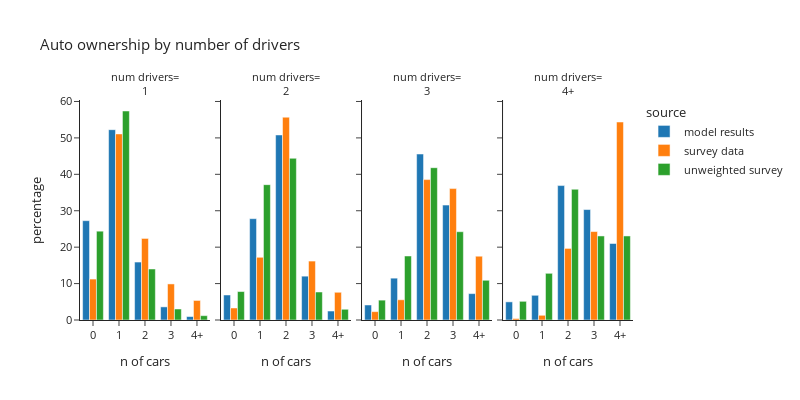

The notebook cell this image was saved under:
### Code cell
plot_auto(hh_data.loc[hh_data['num_drivers_simple']!="0"],'num_drivers_simple','number of drivers','num drivers')

### Figure 1 — Plotly figure (JSON) as saved in the notebook; plotly's stock layout.template omitted (floating-point values rounded to 4 significant figures)
{"data": [{"alignmentgroup": "True", "hovertemplate": "source=model results<br>num_drivers_simple=1<br>auto_ownership_simple=%{x}<br>percentage=%{y}<extra></extra>", "legendgroup": "model results", "marker": {"color": "#1F77B4", "pattern": {"shape": ""}}, "name": "model results", "offsetgroup": "model results", "orientation": "v", "showlegend": true, "textposition": "auto", "type": "bar", "x": ["0", "1", "2", "3", "4+"], "xaxis": "x", "y": [27.27, 52.26, 15.91, 3.605, 0.9454], "yaxis": "y"}, {"alignmentgroup": "True", "hovertemplate": "source=model results<br>num_drivers_simple=2<br>auto_ownership_simple=%{x}<br>percentage=%{y}<extra></extra>", "legendgroup": "model results", "marker": {"color": "#1F77B4", "pattern": {"shape": ""}}, "name": "model results", "offsetgroup": "model results", "orientation": "v", "showlegend": false, "textposition": "auto", "type": "bar", "x": ["0", "1", "2", "3", "4+"], "xaxis": "x2", "y": [6.873, 27.82, 50.81, 12.04, 2.462], "yaxis": "y2"}, {"alignmentgroup": "True", "hovertemplate": "source=model results<br>num_drivers_simple=3<br>auto_ownership_simple=%{x}<br>percentage=%{y}<extra></extra>", "legendgroup": "model results", "marker": {"color": "#1F77B4", "pattern": {"shape": ""}}, "name": "model results", "offsetgroup": "model results", "orientation": "v", "showlegend": false, "textposition": "auto", "type": "bar", "x": ["0", "1", "2", "3", "4+"], "xaxis": "x3", "y": [4.126, 11.49, 45.58, 31.56, 7.246], "yaxis": "y3"}, {"alignmentgroup": "True", "hovertemplate": "source=model results<br>num_drivers_simple=4+<br>auto_ownership_simple=%{x}<br>percentage=%{y}<extra></extra>", "legendgroup": "model results", "marker": {"color": "#1F77B4", "pattern": {"shape": ""}}, "name": "model results", "offsetgroup": "model results", "orientation": "v", "showlegend": false, "textposition": "auto", "type": "bar", "x": ["0", "1", "2", "3", "4+"], "xaxis": "x4", "y": [4.977, 6.782, 36.91, 30.32, 21.0], "yaxis": "y4"}, {"alignmentgroup": "True", "hovertemplate": "source=survey data<br>num_drivers_simple=1<br>auto_ownership_simple=%{x}<br>percentage=%{y}<extra></extra>", "legendgroup": "survey data", "marker": {"color": "#FF7F0E", "pattern": {"shape": ""}}, "name": "survey data", "offsetgroup": "survey data", "orientation": "v", "showlegend": true, "textposition": "auto", "type": "bar", "x": ["0", "1", "2", "3", "4+"], "xaxis": "x", "y": [11.24, 51.09, 22.39, 9.905, 5.365], "yaxis": "y"}, {"alignmentgroup": "True", "hovertemplate": "source=survey data<br>num_drivers_simple=2<br>auto_ownership_simple=%{x}<br>percentage=%{y}<extra></extra>", "legendgroup": "survey data", "marker": {"color": "#FF7F0E", "pattern": {"shape": ""}}, "name": "survey data", "offsetgroup": "survey data", "orientation": "v", "showlegend": false, "textposition": "auto", "type": "bar", "x": ["0", "1", "2", "3", "4+"], "xaxis": "x2", "y": [3.302, 17.22, 55.69, 16.18, 7.61], "yaxis": "y2"}, {"alignmentgroup": "True", "hovertemplate": "source=survey data<br>num_drivers_simple=3<br>auto_ownership_simple=%{x}<br>percentage=%{y}<extra></extra>", "legendgroup": "survey data", "marker": {"color": "#FF7F0E", "pattern": {"shape": ""}}, "name": "survey data", "offsetgroup": "survey data", "orientation": "v", "showlegend": false, "textposition": "auto", "type": "bar", "x": ["0", "1", "2", "3", "4+"], "xaxis": "x3", "y": [2.295, 5.552, 38.55, 36.09, 17.51], "yaxis": "y3"}, {"alignmentgroup": "True", "hovertemplate": "source=survey data<br>num_drivers_simple=4+<br>auto_ownership_simple=%{x}<br>percentage=%{y}<extra></extra>", "legendgroup": "survey data", "marker": {"color": "#FF7F0E", "pattern": {"shape": ""}}, "name": "survey data", "offsetgroup": "survey data", "orientation": "v", "showlegend": false, "textposition": "auto", "type": "bar", "x": ["0", "1", "2", "3", "4+"], "xaxis": "x4", "y": [0.4043, 1.293, 19.66, 24.28, 54.36], "yaxis": "y4"}, {"alignmentgroup": "True", "hovertemplate": "source=unweighted survey<br>num_drivers_simple=1<br>auto_ownership_simple=%{x}<br>percentage=%{y}<extra></extra>", "legendgroup": "unweighted survey", "marker": {"color": "#2CA02C", "pattern": {"shape": ""}}, "name": "unweighted survey", "offsetgroup": "unweighted survey", "orientation": "v", "showlegend": true, "textposition": "auto", "type": "bar", "x": ["0", "1", "2", "3", "4+"], "xaxis": "x", "y": [24.39, 57.39, 14.01, 3.022, 1.19], "yaxis": "y"}, {"alignmentgroup": "True", "hovertemplate": "source=unweighted survey<br>num_drivers_simple=2<br>auto_ownership_simple=%{x}<br>percentage=%{y}<extra></extra>", "legendgroup": "unweighted survey", "marker": {"color": "#2CA02C", "pattern": {"shape": ""}}, "name": "unweighted survey", "offsetgroup": "unweighted survey", "orientation": "v", "showlegend": false, "textposition": "auto", "type": "bar", "x": ["0", "1", "2", "3", "4+"], "xaxis": "x2", "y": [7.809, 37.16, 44.4, 7.686, 2.944], "yaxis": "y2"}, {"alignmentgroup": "True", "hovertemplate": "source=unweighted survey<br>num_drivers_simple=3<br>auto_ownership_simple=%{x}<br>percentage=%{y}<extra></extra>", "legendgroup": "unweighted survey", "marker": {"color": "#2CA02C", "pattern": {"shape": ""}}, "name": "unweighted survey", "offsetgroup": "unweighted survey", "orientation": "v", "showlegend": false, "textposition": "auto", "type": "bar", "x": ["0", "1", "2", "3", "4+"], "xaxis": "x3", "y": [5.455, 17.58, 41.82, 24.24, 10.91], "yaxis": "y3"}, {"alignmentgroup": "True", "hovertemplate": "source=unweighted survey<br>num_drivers_simple=4+<br>auto_ownership_simple=%{x}<br>percentage=%{y}<extra></extra>", "legendgroup": "unweighted survey", "marker": {"color": "#2CA02C", "pattern": {"shape": ""}}, "name": "unweighted survey", "offsetgroup": "unweighted survey", "orientation": "v", "showlegend": false, "textposition": "auto", "type": "bar", "x": ["0", "1", "2", "3", "4+"], "xaxis": "x4", "y": [5.128, 12.82, 35.9, 23.08, 23.08], "yaxis": "y4"}], "layout": {"annotations": [{"font": {}, "showarrow": false, "text": "num drivers=<br>1", "x": 0.1175, "xanchor": "center", "xref": "paper", "y": 1.0, "yanchor": "bottom", "yref": "paper"}, {"font": {}, "showarrow": false, "text": "num drivers=<br>2", "x": 0.3725, "xanchor": "center", "xref": "paper", "y": 1.0, "yanchor": "bottom", "yref": "paper"}, {"font": {}, "showarrow": false, "text": "num drivers=<br>3", "x": 0.6275, "xanchor": "center", "xref": "paper", "y": 1.0, "yanchor": "bottom", "yref": "paper"}, {"font": {}, "showarrow": false, "text": "num drivers=<br>4+", "x": 0.8825, "xanchor": "center", "xref": "paper", "y": 1.0, "yanchor": "bottom", "yref": "paper"}], "barmode": "group", "font": {"size": 11}, "height": 400, "legend": {"title": {"text": "source"}, "tracegroupgap": 0}, "title": {"text": "Auto ownership by number of drivers"}, "width": 800, "xaxis": {"anchor": "y", "domain": [0.0, 0.235], "title": {"text": "n of cars"}}, "xaxis2": {"anchor": "y2", "domain": [0.255, 0.49], "matches": "x", "title": {"text": "n of cars"}}, "xaxis3": {"anchor": "y3", "domain": [0.51, 0.745], "matches": "x", "title": {"text": "n of cars"}}, "xaxis4": {"anchor": "y4", "domain": [0.765, 1.0], "matches": "x", "title": {"text": "n of cars"}}, "yaxis": {"anchor": "x", "domain": [0.0, 1.0], "title": {"text": "percentage"}}, "yaxis2": {"anchor": "x2", "domain": [0.0, 1.0], "matches": "y", "showticklabels": false}, "yaxis3": {"anchor": "x3", "domain": [0.0, 1.0], "matches": "y", "showticklabels": false}, "yaxis4": {"anchor": "x4", "domain": [0.0, 1.0], "matches": "y", "showticklabels": false}}}
